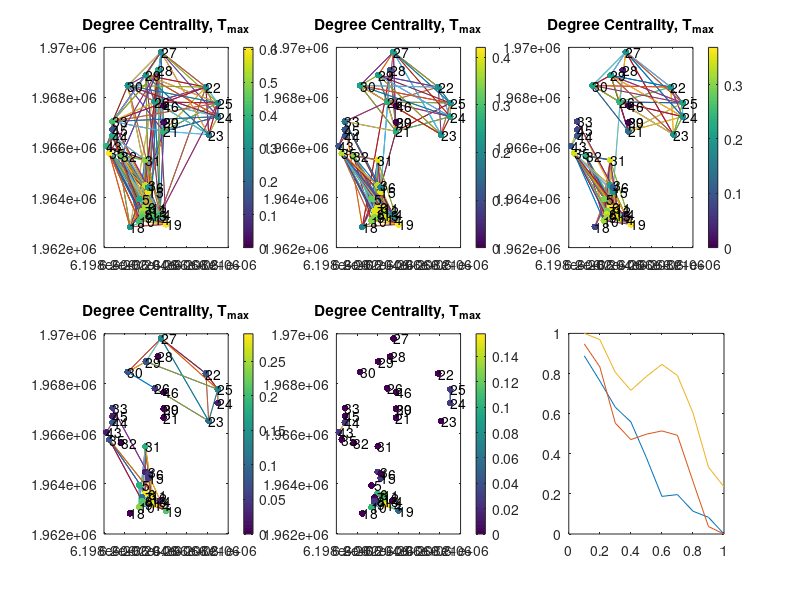

This chart was generated by the following MATLAB code:
clear all
close all

load Metrics_Iterated_Tmin_90
load Coords



x = Coords(:,1);
y = Coords(:,2);
kk=0;
for k = 5:9
Aij = Aijs(:,:,k);
kk = kk+1;
for i = 1:length(Aij)
    n2 = nodes;
    n2(Aij(:,i)==0)=[];
    
    n1 = nodes(i)*ones(1,length(n2));
     
    for j = 1:length(n1);
        x1 = x(i);
        y1 = y(i);
        
        a = find(nodes == n2(j));
        
        x2 = x(a);
        y2 = y(a);
        
        subplot(2,3,kk)
        plot([x1 x2], [y1, y2],'-'); hold on 
      
    end
    
   
    
end
end
kk=0;
for k = 5:9
kk = kk+1;
subplot(2,3,kk)
scatter(x,y,25,CDj(:,k),'filled'); colorbar
text(x,y,num2str(nodes'))
title('Degree Centrality, T_m_a_x')
end

CDjnorm = CDj;
for k = 1:10
CDjnorm(:,k) = CDj(:,k)./max(CDj(:,k));
end

% Clusters

C1 = 43:46;
C2 = 22:30;
C3 = [3:16,19,31,35];
CDj_1 = zeros(length(C1),10);
for i =1:length(C1)
CDj_1(i,:) = CDjnorm(nodes==C1(i),:);
end

CDj_2 = zeros(length(C2),10);
for i =1:length(C2)
CDj_2(i,:) = CDjnorm(nodes==C2(i),:);
end

CDj_3 = zeros(length(C3),10);
for i =1:length(C3)
CDj_3(i,:) = CDjnorm(nodes==C3(i),:);
end

subplot(2,3,6)
plot(thetas,mean(CDj_1),thetas,mean(CDj_2),thetas,mean(CDj_3))